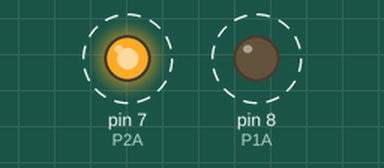
Simulated run of this sketch. Board: Arduino Uno, built with avr-gcc and run on an emulated ATmega328P. Shown: output pins drawn as LEDs (lit = HIGH). Dashed ring = blinking. What the sketch prints to the serial monitor is not drawn.

Above: at 0.5 s.
Timing chart, 0 to 4.6 s (numbered marks = the images above):
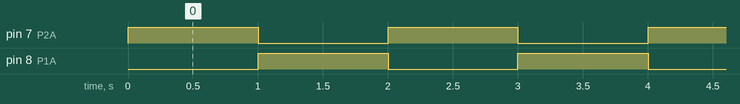

The sketch:

dc.ino
```cpp
// DC motor 1 control
#define P1A 8 // define pin 2 as for P1A
#define P2A 7 // define pin 7 as for P2A

// the setup function runs once when you press reset or power the board
void setup() {
  Serial.begin(9600);// setup Serial Monitor to display information
  pinMode(P1A, OUTPUT);// define pin as OUTPUT for P1A
  pinMode(P2A, OUTPUT);// define pin as OUTPUT for P2A
}

// the loop function runs over and over again forever
void loop() {
  Serial.println(" Rotating CW");
  // digitalWrite(EN12 ,HIGH);// Enable 1A and 2A
  digitalWrite(P1A,LOW);// send + or HIGH singal to P1A
  digitalWrite(P2A,HIGH);// send - or LOW singal to P2A
  delay(1000);// motor runs for 3 seconds
  // digitalWrite(EN12 ,LOW);// Disable 1A and 2A

  digitalWrite(P1A,HIGH);// send + or HIGH singal to P1A
  digitalWrite(P2A,LOW);// send - or LOW singal to P2A

  // delay(1000);// motor stop for 3 seconds
  Serial.println(" Motor Stopped");

  Serial.println("=========== Loop done");
  delay(1000);
}
```

Measured:
- by itself, pin 7 (P2A), pin 8 (P1A): alternates HIGH for 1.0 s and LOW for 1.0 s
